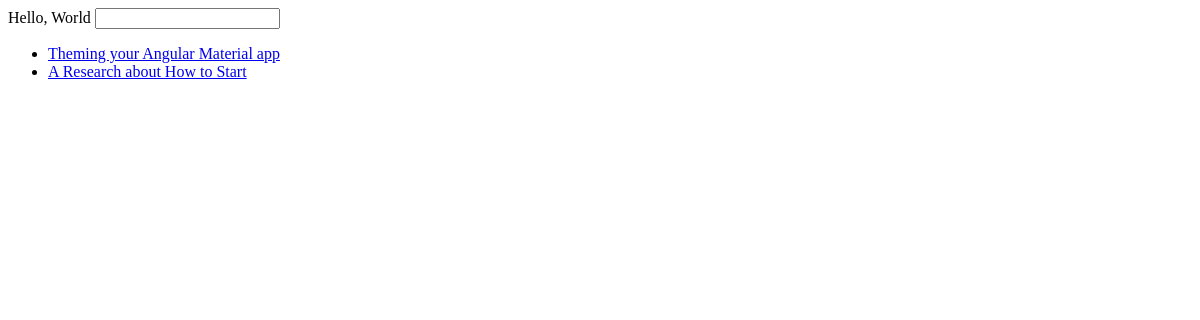
/blog/, run on an earlier commit of the app's database.
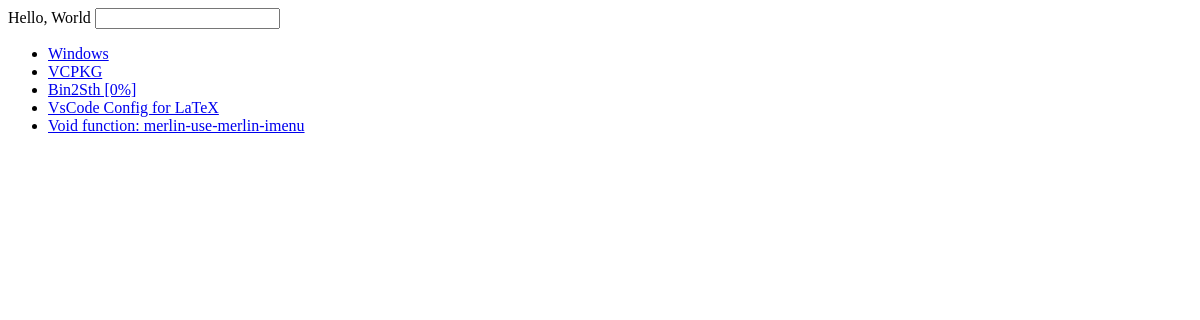
And on a later commit of the database.
### blogs/models.py (models this page shows)
class Blog(models.Model):
    title = models.CharField(max_length=200)
    author = models.ForeignKey(User, on_delete=models.CASCADE)
    folder = models.CharField(max_length=200)
    tags = models.ManyToManyField(Tag)
    abstract = models.TextField()
    md_doc = models.FileField(upload_to=upload_to_markdown)
    html_doc = models.FileField(upload_to=upload_to_html)
    create_time = models.DateTimeField('date published')
    edit_time = models.DateTimeField('date edited')

### blogs/views.py (the view)
# urls.py: path('', views.index, name='index'),
def index(request):
    blogs = Blog.objects.order_by('-create_time')[:5]
    context = {
        'latest_blogs': blogs
    }
    return render(request, 'blogs/index.html', context)

### blogs/templates/blogs/index.html (shortened to what this page needs)
<!DOCTYPE html>
<html lang="en">
<head>
    {% load static %}
</head>
<form action="">
    <label>
        Hello, World
        <input type="text">
    </label>
</form>
<body>
{% if latest_blogs %}
    <ul>
        {% for blog in latest_blogs %}
            <li>
                <a href="/blogs/{{ blog.id }}/">{{ blog.title }}</a>
            </li>
        {% endfor %}
    </ul>
{% else %}
    <p>No polls are available.</p>
{% endif %}
</body>
</html>

What changed in the data, as far as the page shows it:
removed Blog: title "Theming your Angular Material app"
removed Blog: title "A Research about How to Start"
added Blog: title "Windows"
added Blog: title "VCPKG"
added Blog: title "Bin2Sth [0%]"
added Blog: title "VsCode Config for LaTeX"
added Blog: title "Void function: merlin-use-merlin-imenu"
